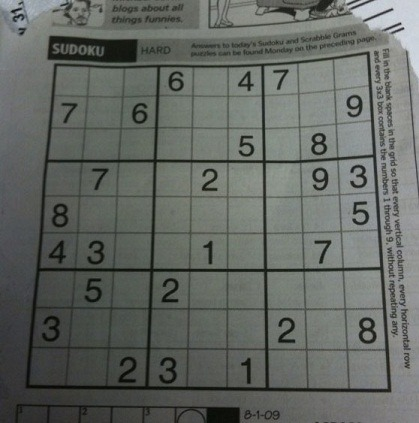
#> input picture examples/sudoku_test.png, 419 x 423 px
$ jupyter execute --allow-errors sudoku_detection.ipynb
#> lines starting #> are read from the running program, lines starting #| are printed output that depends on the picture; after the words box and inside, x2 and y2 are one past the last pixel; in counts of white or black regions, pixels touching at a corner belong together
# SUDOKU DETECTION

## PREPARING THE ENVIRONMENT

Importing the libraries:

[cell 1]
import cv2

import numpy             as np
import matplotlib.pyplot as plt

from keras.models import load_model

## PRE-PROCESSING

Loading image for testing and digit recognition model:

[cell 2]
file_path  = '../examples/sudoku_test.png'
model_path = '../models/digits.keras'

image = cv2.imread(file_path , cv2.IMREAD_GRAYSCALE)
#> image: shape (423, 419); min 4, max 220, mean 101.8
#> (the rest of this cell did not finish here and is left out)

Pre-processing the image:

[cell 3]
shape = 450, 450

image_resized    = cv2.resize           (image          , shape           )
image_gaussian   = cv2.GaussianBlur     (image_resized  , (3, 3), 6       )
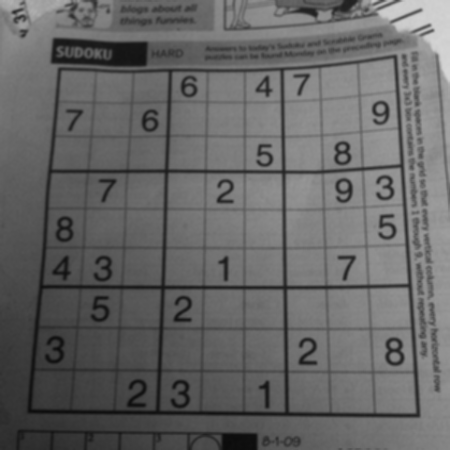
#> image_gaussian: shape (450, 450); min 11, max 214, mean 101.7
image_threshold  = cv2.adaptiveThreshold(image_gaussian , 255, 1, 1, 11, 2)
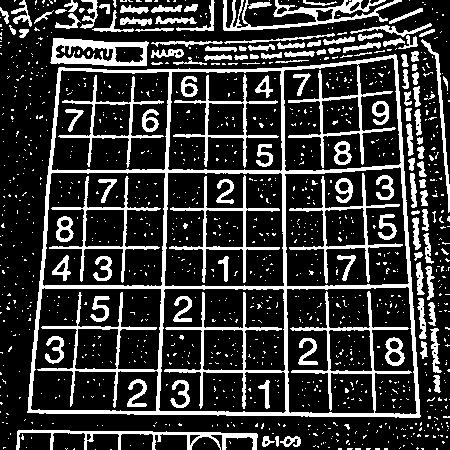
#> image_threshold: shape (450, 450); 21.8% white; 1191 white regions (1068 under 20 px), largest, box (x1, y1, x2, y2) and area: (27, 54, 421, 418) 15680, (223, 0, 402, 31) 1625, (50, 38, 149, 66) 1442
image_median     = cv2.medianBlur       (image_threshold, 3)
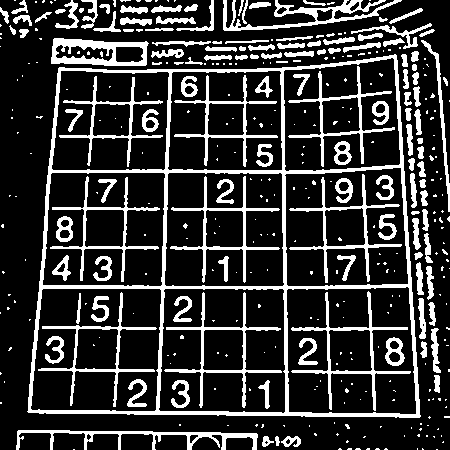
#> image_median: shape (450, 450); 20.5% white; 396 white regions (268 under 20 px)


plt.figure(figsize=(20, 5))

plt.subplot(1, 4, 1)
plt.imshow (image_resized, cmap='gray')
plt.axis   ('off')

plt.subplot(1, 4, 2)
plt.imshow (image_gaussian, cmap='gray')
plt.axis   ('off')

plt.subplot(1, 4, 3)
plt.imshow (image_threshold, cmap='gray')
plt.axis   ('off')

plt.subplot(1, 4, 4)
plt.imshow (image_median, cmap='gray')
plt.axis   ('off')

plt.show()
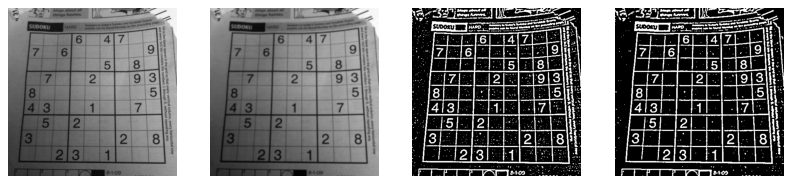
#> figure drawn by matplotlib, 4 panels

[cell 4]
def preprocess(image):
    image_resized    = cv2.resize            (image          , shape           )
    image_gaussian   = cv2.GaussianBlur      (image_resized  , (3, 3), 6       )
    image_threshold  = cv2.adaptiveThreshold (image_gaussian , 255, 1, 1, 11, 2)
    image_median     = cv2.medianBlur        (image_threshold, 3)

    return image_median

image_processed = preprocess(image)


plt.figure(figsize=(8, 6))

plt.imshow(image_processed, cmap='gray')

plt.show()

## SUDOKU_DETECTION

Detecting the image contours:

[cell 5]
contours, _ = cv2.findContours(image_processed        ,
                               cv2.RETR_EXTERNAL      ,
                               cv2.CHAIN_APPROX_SIMPLE)
#> contours = 241 contours, 161 with area under 20; largest, box (x1, y1, x2, y2) and area: (27, 54, 421, 418) 127298, (51, 38, 149, 66) 2204, (223, 0, 402, 31) 1368, (16, 430, 258, 450) 1040, (421, 40, 450, 212) 393

image_contour = cv2.resize(image, shape)

cv2.drawContours(image_contour, contours, -1, 255, 3)


plt.figure(figsize=(8, 6))

plt.imshow(image_contour, cmap='gray')

plt.show()

[cell 6]
MIN_AREA = (shape[0] * shape[1]) / 4

def biggest_contour(contours):
    contour  = None
    max_area = 0

    for c in contours:
        area = cv2.contourArea(c)

        if area < MIN_AREA:
            continue

        perimeter    = cv2.arcLength   (c, True)
        approx_curve = cv2.approxPolyDP(c, 0.02* perimeter, True)

        if area > max_area and len(approx_curve) == 4:
            contour  = approx_curve
            max_area = area
#> this loop made 241 passes
#> (area, perimeter, contour, max_area) on pass 158: (127297.5, 1473.5, [[396, 55], [59, 67], [27, 411], [419, 417]], 127297.5)
#> area on passes 15, 16, 17, 24, 49, 55: 112, 23.5, 59, 1039.5, 69.5, 61.5
#> after the loop, max_area = 127297.5

    return contour

[cell 7]
contour = biggest_contour(contours)
#> contour = [[396, 55], [59, 67], [27, 411], [419, 417]]

image_contour = cv2.resize(image, shape)

cv2.drawContours(image_contour, [contour], -1, 255, 3)
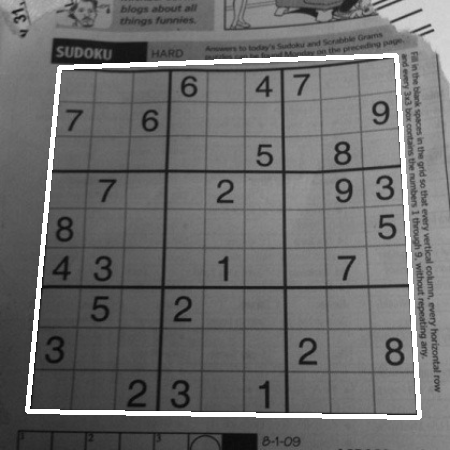
#> image_contour: shape (450, 450); min 4, max 255, mean 108.4


plt.figure(figsize=(8, 6))

plt.imshow(image_contour, cmap='gray')

plt.show()

Detecting the sudoku grid:

[cell 8]
def reframe(points):
    points           = points.reshape((4, 2))
#> points = [[396, 55], [59, 67], [27, 411], [419, 417]]
    reordered_points = np    .zeros  ((4, 1, 2), dtype=np.float32)

    point_sums = points.sum (axis=1)
#> point_sums = [451, 126, 438, 836]
    point_diff = np    .diff(points, axis=1)
#> point_diff = [-341, 8, 384, -2]

    reordered_points[0] = points[np.argmin(point_sums)]
    reordered_points[3] = points[np.argmax(point_sums)]
    reordered_points[1] = points[np.argmin(point_diff)]
    reordered_points[2] = points[np.argmax(point_diff)]

    return reordered_points

def get_perspective(image, shape, contour):
    p1 = reframe   (contour)
#> p1 = [[59, 67], [396, 55], [27, 411], [419, 417]]
    p2 = np.float32([[  0,   0],
                     [450,   0],
                     [  0, 450],
                     [450, 450]])

    m = cv2.getPerspectiveTransform(p1, p2)
#> m = [[1.47, 0.137, -95.75], [0.0566, 1.59, -109.7], [0.000172, 0.0005, 1]]

    return cv2.warpPerspective(image, m, shape)
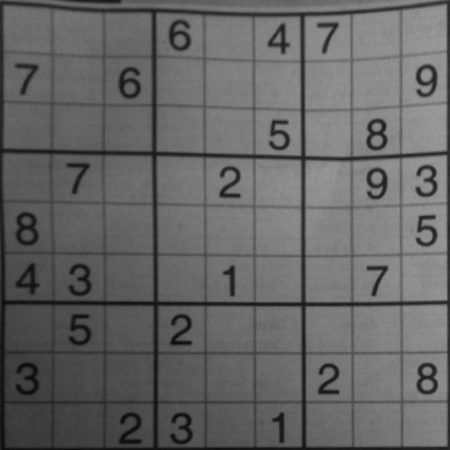
#> returned value: shape (450, 450); min 6, max 157, mean 101.5

Testing on the original image:

[cell 9]
image_sudoku = get_perspective(cv2.resize(image, shape), shape, contour)


plt.figure(figsize=(8, 6))

plt.imshow(image_sudoku, cmap='gray')

plt.show()

Testing on pre-processed image:

[cell 10]
image_sudoku = get_perspective(image_processed, shape, contour)
#> call 2 of get_perspective, with shape = (450, 450), contour = array of shape (4, 1, 2)
#> in get_perspective (call 2), `return cv2.warpPerspective(image, m, shape)`:
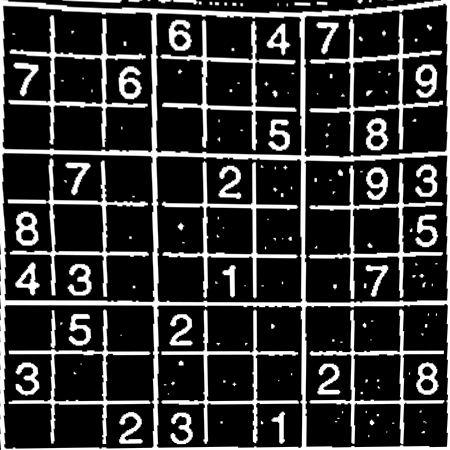
#> returned value: shape (450, 450); min 0, max 255, mean 52.7


plt.figure(figsize=(8, 6))

plt.imshow(image_sudoku, cmap='gray')

plt.show()

## SPLITTING CELLS AND PREDICTION

Getting each cell of the sudoku grid:

[cell 11]
def get_number(cell):
    contours, _ = cv2.findContours(cell                   ,
                                   cv2.RETR_EXTERNAL      ,
                                   cv2.CHAIN_APPROX_SIMPLE)

    if not contours:
        return cell

    contour = max(contours, key=len)
    if len(contour) < 10:
        return cell

    x, y, w, h = cv2.boundingRect(contour)

    side_length = max(w, h)

    x_center = x + w // 2
    y_center = y + h // 2
    x_square = x_center - side_length // 2
    y_square = y_center - side_length // 2

    x_square     = max(x_square, 0)
    y_square     = max(y_square, 0)
    x_square_end = min(x_square + side_length, cell.shape[1])
    y_square_end = min(y_square + side_length, cell.shape[0])

    return cell[y_square : y_square_end,
                x_square : x_square_end]

def split_cells(image):
    return [cell
            for row  in np.vsplit(image, 9)
            for cell in np.hsplit(row  , 9)]

[cell 12]
cells = split_cells(image_sudoku)
#> cells = 81 items


plt.figure(figsize=(8, 6))

plt.imshow(cells[0], cmap='gray')

plt.show()
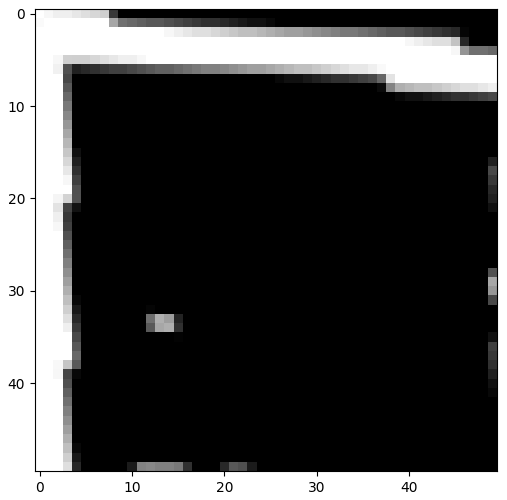
#> figure drawn by matplotlib, 1 panel

Predicting the value of each cell:

[cell 13]
shape_cell = 32, 32

grid = np.zeros(81, 'uint8')
#> (the rest of this cell did not finish here and is left out)

[cell 14]
plt.figure(figsize=(8, 6))

plt.imshow(image_sudoku, cmap='gray')

plt.show()

## TESTING ANOTHER IMAGE

Loading the test image:

[cell 15]
file_path  = '../examples/sudoku_test_00.jpg'

image           = cv2.imread(file_path, cv2.IMREAD_GRAYSCALE)
#> (the rest of this cell did not finish here and is left out)

Getting the game grid in perspective:

[cell 16]
contours, _ = cv2.findContours(image_processed        ,
                               cv2.RETR_EXTERNAL      ,
                               cv2.CHAIN_APPROX_SIMPLE)
contour     = biggest_contour (contours)
#> the loop in biggest_contour (call 2), `for c in contours:` made 241 passes
